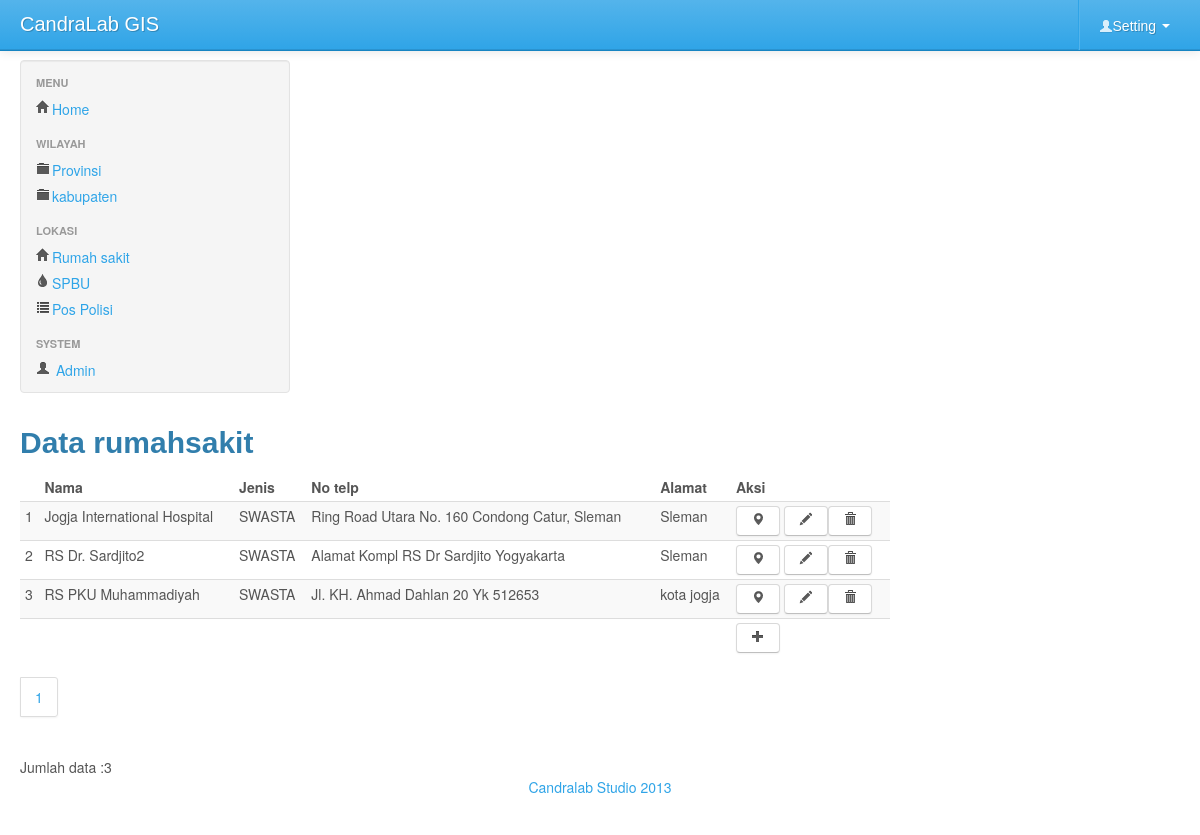
Screenshot of /index.php?mod=rumahsakit&pg=rumahsakit_view (signed in) with the database file from the repository.
### tables this page shows
CREATE TABLE IF NOT EXISTS `rumahsakit` (
  `idrumahsakit` int(11) NOT NULL AUTO_INCREMENT,
  `nama` varchar(45) DEFAULT NULL,
  `jenis` enum('RSUD','SWASTA') DEFAULT NULL,
  `alamat` varchar(255) DEFAULT NULL,
  `no_telp` varchar(45) DEFAULT NULL,
  `lat` double DEFAULT NULL,
  `lng` double DEFAULT NULL,
  `foto` varchar(100) DEFAULT NULL,
  `idkabupaten` int(11) DEFAULT NULL,
  PRIMARY KEY (`idrumahsakit`)
);

CREATE TABLE IF NOT EXISTS `kabupaten` (
  `idkabupaten` int(11) NOT NULL AUTO_INCREMENT,
  `nama` varchar(45) DEFAULT NULL,
  `idprovinsi` int(11) DEFAULT NULL,
  `lat` double NOT NULL,
  `lng` double NOT NULL,
  PRIMARY KEY (`idkabupaten`)
);

### rumahsakit/rumahsakit_view.php (the view, shortened to what this page needs)
<div>
	<h2 id="headings"> Data rumahsakit</h2>
	<table  class="table table-striped table-condensed">
		<thead>
			<th><td><b>Nama </b></td><td><b>Jenis</b></td><td><b>No telp</b></td><td><b>Alamat</b></td><td><b>Aksi</b></td></th>
		</thead>
		<tbody>
<?php
$batas='10';
$halaman=$_GET['halaman'];
$posisi=null;
if(empty($halaman)){
$posisi=0;
}else{
$posisi=($halaman-1)* $batas;
}
$query="SELECT rs.idrumahsakit,rs.nama,rs.jenis,k.nama as nama_kabupaten,rs.no_telp,rs.alamat
from rumahsakit as rs,kabupaten as k
where rs.idkabupaten=k.idkabupaten
limit $posisi,$batas ";
$result=mysql_query($query) or die(mysql_error());
$no=1;
while($rows=mysql_fetch_object($result)){
			?>
			<tr>
				<td><?php echo  $posisi+$no
				?></td>
				<td><?php		echo $rows -> nama;?></td>
				<td><?php		echo $rows -> jenis;?></td>
						<td><?php		echo $rows -> alamat;?></td>
				<td><?php echo $rows -> nama_kabupaten;?></td>
				<td>
					<a href="index.php?mod=rumahsakit&pg=peta&id=<?php echo 	$rows -> idrumahsakit;?>"
				class='btn'> <i class="icon-map-marker"></i></a>
					<a href="index.php?mod=rumahsakit&pg=rumahsakit_form&id=<?php echo 	$rows -> idrumahsakit;?>"
				class='btn'> <i class="icon-pencil"></i></a><a href="index.php?mod=rumahsakit&pg=rumahsakit_view&act=del&id=<?php echo 	$rows -> idrumahsakit;?>"
				onclick="return confirm('Yakin data akan dihapus?') ";
				class='btn'> <i class="icon-trash"></i></a></td>
			</tr>
			<?php $no++;
	}?>
			<tr>
				<td colspan='5' ></td><td><a href="index.php?mod=rumahsakit&pg=rumahsakit_form"
				class='btn'	><i class="icon-plus"></i></a></td>
			</tr>
		</tbody>
	</table>
	<?php
$tampil2 = mysql_query("SELECT idrumahsakit from rumahsakit");
$jmldata = mysql_num_rows($tampil2);
$jumlah_halaman = ceil($jmldata / $batas);
echo "<div class='pagination'> <ul>";
for($i = 1; $i <= $jumlah_halaman; $i++)
	echo "<li><a href='index.php?mod=rumahsakit&pg=rumahsakit_view&halaman=$i'>$i</a></li>";
?>
	</ul>
</div>
<br>
Jumlah data :<?php echo $jmldata;?>
</div>

### index.php (style rules this page uses)
body { padding-top: 60px; padding-bottom: 40px; }

### rows the page displays
rumahsakit: no "1", nama "Jogja International Hospital", jenis "SWASTA", alamat "Ring Road Utara No. 160 Condong Catur, Sleman", idkabupaten.nama "Sleman"
rumahsakit: no "2", nama "RS Dr. Sardjito2", jenis "SWASTA", alamat "Alamat Kompl RS Dr Sardjito Yogyakarta", idkabupaten.nama "Sleman"
rumahsakit: no "3", nama "RS PKU Muhammadiyah", jenis "SWASTA", alamat "Jl. KH. Ahmad Dahlan 20 Yk 512653", idkabupaten.nama "kota jogja"

### other values shown
$jmldata "3"
